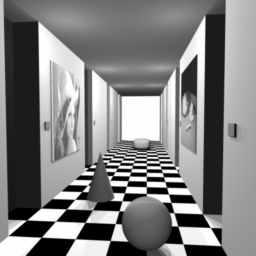
#> input picture stereo-corridor_l.png, 256 x 256 px
$ python main.py
#> lines starting #> are read from the running program, lines starting #| are printed output that depends on the picture
import cv2 as cv
import numpy as np

def main():
    left = cv.imread("./stereo-corridor_l.png", cv.IMREAD_GRAYSCALE)
#> left is the input picture: shape (256, 256); min 0, max 254, mean 127.8
    right = cv.imread("./stereo-corridor_r.png", cv.IMREAD_GRAYSCALE)
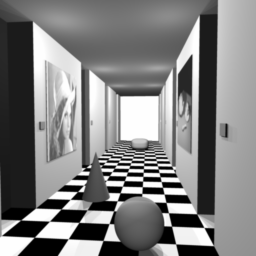
#> input picture stereo-corridor_r.png, 256 x 256 px
#> right is the input picture: shape (256, 256); min 0, max 254, mean 128

    # cv.imshow("", left)
    # cv.waitKey(0)

    # normalize arrays
    left_norm = left / 255.0
    right_norm = right / 255.0

    # define image patch location
    patch_loc = [20, 70]
    patch_size = [50, 50]

    # extract patch from left image
    patch_left = left_norm[patch_loc[0]: patch_loc[0] + patch_size[0], patch_loc[1]: patch_loc[1] + patch_size[1]]

    # cv.imshow("", patch_left)
    # cv.waitKey(0)

    # extract strip from right image
    strip_right = right_norm[patch_loc[0]:(patch_loc[0] + patch_size[0]), :]

    # cv.imshow("", strip_right)
    # cv.waitKey(0)

    best_match = find_best_match(patch_left, strip_right)
#> the loop in find_best_match, `for i in range(strip.shape[1]- patch.shape[1]):` made 206 passes
#> (sum_abs, sum_abs_prev) on passes 1, 8, 9, 10, 11, 12, 13, 14, 15, 16, 17, 18: (982, 982), (981.2, 981.2), (979, 979), (975.3, 975.3), (971.1, 971.1), (966.7, 966.7), (961.9, 961.9), (957, 957), (951.8, 951.8), (946.4, 946.4), (940.9, 940.9), (935.4, 935.4)
#> sum_abs on passes 2 to 7: 982.6, 982.9, 983.1, 983, 982.7, 982.1
#> pass 1, in find_best_match, `temp_patch = strip[0 : patch.shape[0], i: patch.shape[1] + i]`:
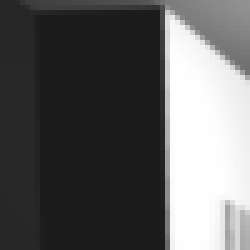
#> temp_patch: shape (50, 50) float64 (shown 5 times larger); min 0.106, max 0.996, mean 0.376
#> after the loop in find_best_match, `for i in range(strip.shape[1]- patch.shape[1]):`: best_fit = 67
#> best_match = 67

    print("Best match found at pos:", best_match)
#| Best match found at pos: 67

    best_patch = right_norm[patch_loc[0]: patch_loc[0] + patch_size[0], best_match:(best_match + patch_size[0])]

    # cv.imshow("", best_patch)
    # cv.waitKey(0)

    # define strip row (y) and square block size (b)
    y = 100
    b = 50

    # extract strips
    strip_left = left[y:(y + b), :]
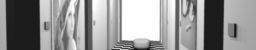
#> strip_left: shape (50, 256); min 8, max 254, mean 148.6
    strip_right = right[y:(y + b), :]
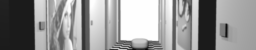
#> strip_right: shape (50, 256); min 7, max 254, mean 148.6

    cv.imshow("", strip_left)
    cv.waitKey(0)

    cv.imshow("", strip_right)
    cv.waitKey(0)

    disparities = compute_disp(strip_left, strip_right, b)

    for block in disparities:
        print(block[0], block[1])

def find_best_match(patch, strip):

    # print(strip.shape)
    # print(patch.shape)
    best_fit = -1

    # get patch from place x on strip
    for i in range(strip.shape[1]- patch.shape[1]):
        temp_patch = strip[0 : patch.shape[0], i: patch.shape[1] + i]

        # compare patch and temp patch, calculate ssd or something
        sum_abs = np.sum(np.abs(patch - temp_patch))

        if i == 0:
            sum_abs_prev = sum_abs

        elif sum_abs < sum_abs_prev:
            sum_abs_prev = sum_abs
            best_fit = i

        # print(i, sum_abs, sum_abs_prev)

    # return best fit
    return best_fit

def compute_disp(strip_left, strip_right, b):
#> called with b = 50
    disparities = []

    # take first block from strip left and find it in strip right
    for i in range(strip_left.shape[1] // b):
        patch_left = strip_left[:, (i*b) : (i*b) + b]

        # cv.imshow("", patch_left)
        # cv.waitKey(0)

        best_match = find_best_match(patch_left, strip_right)

        # compute disparity at found block
        disparities.append([i*50, best_match])
#> this loop made 5 passes
#> best_match on passes 1 to 5: 2, 46, 99, 147, 192
#> pass 1, in compute_disp, `patch_left = strip_left[:, (i*b) : (i*b) + b]`:
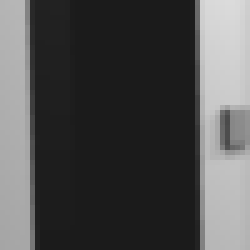
#> patch_left: shape (50, 50) (shown 5 times larger); min 27, max 219, mean 78.3
#> pass 3, in compute_disp, `patch_left = strip_left[:, (i*b) : (i*b) + b]`:
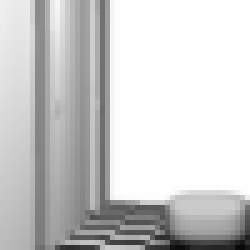
#> patch_left: shape (50, 50) (shown 5 times larger); min 8, max 254, mean 204.4
#> after the loop:
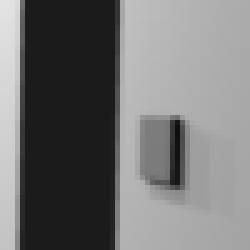
#> patch_left: shape (50, 50) (shown 5 times larger); min 15, max 227, mean 115.2
#> after the loop, disparities = [[0, 2], [50, 46], [100, 99], [150, 147], [200, 192]]

    return disparities


if __name__ == "__main__":
    main()
#> the loop in main, `for block in disparities:` made 5 passes
#| 0 2
#| 50 46
#| 100 99
#| 150 147
#| 200 192
